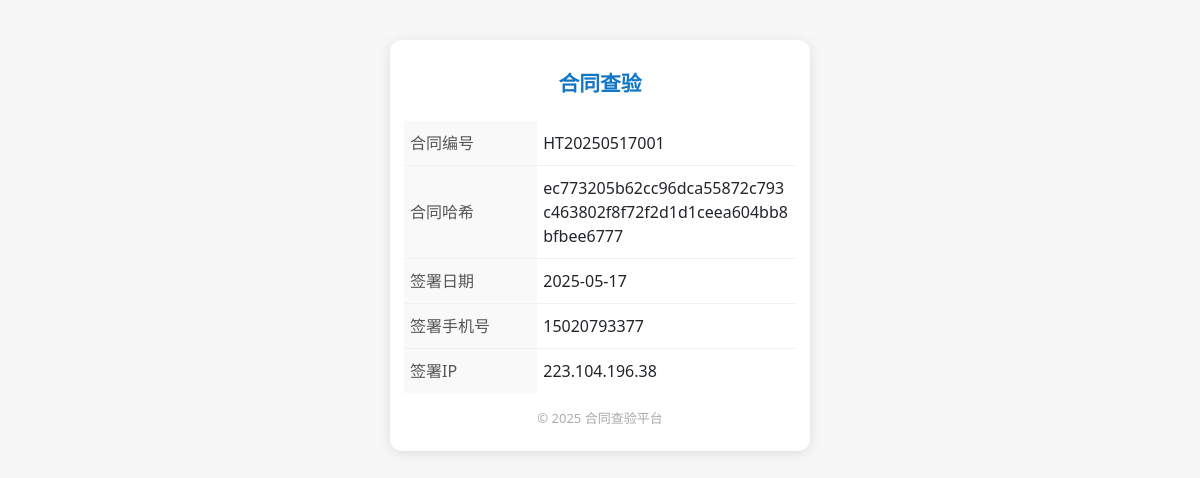
The page /contract_verify.php?no=HT20250517001 on the database its author committed.
### tables this page shows
CREATE TABLE `contracts_agreement` (
  `id` int(11) NOT NULL AUTO_INCREMENT,
  `tenant_id` int(11) NOT NULL,
  `uuid` varchar(64) DEFAULT NULL,
  `client_id` int(11) DEFAULT NULL,
  `template_id` int(11) DEFAULT NULL,
  `seal_id` int(11) DEFAULT NULL,
  `sign_status` varchar(50) DEFAULT '',
  `sign_image` varchar(255) DEFAULT NULL,
  `sign_time` datetime DEFAULT NULL,
  `created_at` datetime DEFAULT NULL,
  `sign_date` date DEFAULT NULL,
  `service_period_id` int(11) DEFAULT NULL,
  `service_segment_id` int(11) DEFAULT NULL,
  `content_snapshot` text,
  `contract_no` varchar(32) DEFAULT NULL,
  `contract_hash` varchar(80) DEFAULT NULL,
  `sign_ip` varchar(40) DEFAULT NULL,
  `sign_phone` varchar(20) DEFAULT NULL,
  PRIMARY KEY (`id`),
  UNIQUE KEY `uuid` (`uuid`)
);

### public/contract_verify.php (the view, shortened to what this page needs)
<?php
require_once __DIR__.'/db.php';
$no = $_GET['no'] ?? '';
$stmt = $db->prepare("SELECT contract_no,contract_hash,sign_date,sign_phone,sign_ip FROM contracts_agreement WHERE contract_no=:no");
$stmt->bindValue(':no', $no, PDO::PARAM_STR);
$stmt->execute();
$row = $stmt->fetch(PDO::FETCH_ASSOC);
?>
<!DOCTYPE html>
<html lang="zh-CN">
<head>
    <link href="https://cdn.jsdelivr.net/npm/bootstrap@5.3.2/dist/css/bootstrap.min.css" rel="stylesheet">
</head>
<body>
<div class="verify-container">
    <div class="verify-title">合同查验</div>
    <table class="verify-table">
        <tr>
            <th>合同编号</th>
            <td><?=htmlspecialchars($row['contract_no'])?></td>
        </tr>
        <tr>
            <th>合同哈希</th>
            <td style="word-break:break-all;"><?=htmlspecialchars($row['contract_hash'])?></td>
        </tr>
        <tr>
            <th>签署日期</th>
            <td><?=htmlspecialchars($row['sign_date'])?></td>
        </tr>
        <tr>
            <th>签署手机号</th>
            <td><?=htmlspecialchars($row['sign_phone'])?></td>
        </tr>
        <tr>
            <th>签署IP</th>
            <td><?=htmlspecialchars($row['sign_ip'])?></td>
        </tr>
    </table>
    <div class="verify-footer">
        © <?=date('Y')?> 合同查验平台
    </div>
</div>
</body>
</html>

### public/contract_verify.php (style rules this page uses)
body { background: #f7f7f7; font-size: 16px; }
.verify-container { max-width: 420px; margin: 40px auto; background: #fff; border-radius: 12px; box-shadow: 0 2px 12px #ddd; padding: 28px 14px 22px 14px; }
.verify-title { font-weight: 700; font-size: 1.3rem; text-align: center; margin-bottom: 22px; color: #1377c8; }
.verify-table { width: 100%; }
.verify-table th, .verify-table td { padding: 10px 6px; border-bottom: 1px solid #f1f1f1; }
.verify-table th { color: #555; font-weight: 500; width: 34%; background: #f9f9f9; }
.verify-table tr:last-child td, .verify-table tr:last-child th { border-bottom: none; }
.verify-footer { text-align: center; color: #aaa; font-size: 13px; margin-top: 16px; }

### rows shown on the page
contracts_agreement: contract_no "HT20250517001", contract_hash "ec773205b62cc96dca55872c793c463802f8f72f2d1d1ceea604bb8bfbee6777", sign_date "2025-05-17", sign_phone "15020793377", sign_ip "223.104.196.38"
